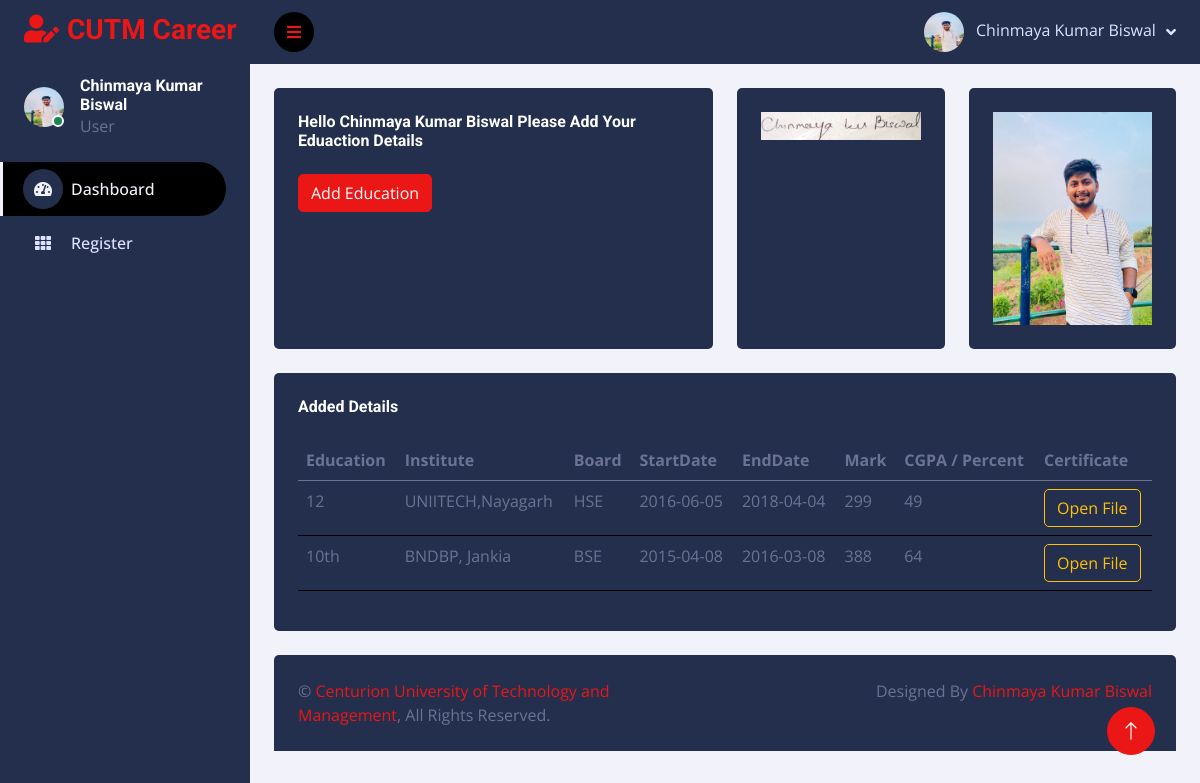
The page /user/educationDetails.php?registrationId=5 (signed in) on the database its author committed.
### tables this page shows
CREATE TABLE `user` (
  `id` int(11) NOT NULL,
  `name` varchar(255) NOT NULL,
  `email` varchar(255) NOT NULL,
  `password` varchar(255) NOT NULL,
  `image` varchar(255) NOT NULL
);

CREATE TABLE `registrationlog` (
  `id` int(11) NOT NULL,
  `Title` varchar(255) NOT NULL,
  `firstName` varchar(255) NOT NULL,
  `lastName` varchar(255) NOT NULL,
  `age` varchar(255) NOT NULL,
  `dob` varchar(255) NOT NULL,
  `email` varchar(255) NOT NULL,
  `mobile` varchar(255) NOT NULL,
  `address` varchar(255) NOT NULL,
  `postApplied` varchar(255) NOT NULL,
  `Qualification` varchar(255) NOT NULL,
  `Specialization` varchar(255) NOT NULL,
  `Experience` varchar(255) NOT NULL,
  `Skills` varchar(255) NOT NULL,
  `Remarks` varchar(255) NOT NULL,
  `Time` timestamp NOT NULL DEFAULT current_timestamp(),
  `sign` varchar(255) NOT NULL,
  `photo` varchar(255) NOT NULL,
  `cv` varchar(255) NOT NULL,
  `status` varchar(255) NOT NULL
);

CREATE TABLE `educationdetails` (
  `id` int(11) NOT NULL,
  `registrationlogId` varchar(255) NOT NULL,
  `education` varchar(255) NOT NULL,
  `Institute` varchar(255) NOT NULL,
  `board` varchar(255) NOT NULL,
  `startDate` varchar(255) NOT NULL,
  `endDate` varchar(255) NOT NULL,
  `mark` varchar(255) NOT NULL,
  `cgpa` varchar(255) NOT NULL,
  `file` varchar(255) NOT NULL
);

### include/function.php (called while the page is built, shortened)
<?php
function getRegisterDetails($db,$registrationId){
    $query="SELECT * FROM registrationlog WHERE id='$registrationId'";
    $run=mysqli_query($db,$query);
    $data=mysqli_fetch_assoc($run);
    return $data;
}
function getAllFile($db,$registrationId){
    $query="SELECT * FROM educationdetails where registrationlogId='$registrationId' ORDER BY id DESC";
    $run=mysqli_query($db,$query);
    $data=array();
    while($d=mysqli_fetch_assoc($run)){
        $data[]=$d;
    }
    return $data;
}
    function getUserDetails($db,$email){
        $query="SELECT * FROM user WHERE email='$email'";
        $run=mysqli_query($db,$query);
        $data=mysqli_fetch_assoc($run);
        return $data;
    }
?>

### user/educationDetails.php (the view, shortened to what this page needs)
<?php
require('../include/database.php');
require('../include/function.php');
$email=$_SESSION['email'];
if($_SESSION['email'])
{
    $userData=getUserDetails($db,$email);
}
else {
  header('location:../include/logout.php');
}
$registrationId=$_GET['registrationId'];
if($_GET['registrationId'])
{
  $registerData=getRegisterDetails($db,$registrationId);
}
else {
  header('location:./index.php');
}
?>
<!DOCTYPE html>
<html lang="en">
<head>
    <link href="https://cdnjs.cloudflare.com/ajax/libs/font-awesome/5.10.0/css/all.min.css" rel="stylesheet">
    <link href="https://cdn.jsdelivr.net/npm/bootstrap-icons@1.4.1/font/bootstrap-icons.css" rel="stylesheet">
    <link href="../lib/owlcarousel/assets/owl.carousel.min.css" rel="stylesheet">
    <link href="../lib/tempusdominus/css/tempusdominus-bootstrap-4.min.css" rel="stylesheet" />
    <link href="../css/bootstrap.min.css" rel="stylesheet">
    <link href="../css/style.css" rel="stylesheet">
</head>
<body>
    <div class="container-fluid position-relative d-flex p-0">
        <div class="sidebar pe-4 pb-3">
            <nav class="navbar bg-secondary navbar-dark">
                <a href="index.php" class="navbar-brand mx-4 mb-3">
                    <h3 class="text-primary"><i class="fa fa-user-edit me-2"></i>CUTM Career</h3>
                </a>
                <div class="d-flex align-items-center ms-4 mb-4">
                    <div class="position-relative">
                        <img class="rounded-circle" src="../profile/<?=$userData['image']?>" alt="" style="width: 40px; height: 40px;">
                        <div class="bg-success rounded-circle border border-2 border-white position-absolute end-0 bottom-0 p-1"></div>
                    </div>
                    <div class="ms-3">
                        <h6 class="mb-0"><?=$userData['name']?></h6>
                        <span>User</span>
                    </div>
                </div>
                <div class="navbar-nav w-100">
                    <a href="index.php" class="nav-item nav-link active"><i class="fa fa-tachometer-alt me-2"></i>Dashboard</a>
                    <a href="./registerme.php" class="nav-item nav-link"><i class="fa fa-th me-2"></i>Register</a>
                </div>
            </nav>
        </div>
        <div class="content">
            <nav class="navbar navbar-expand bg-secondary navbar-dark sticky-top px-4 py-0">
                <a href="#" class="sidebar-toggler flex-shrink-0">
                    <i class="fa fa-bars"></i>
                </a>
                <div class="navbar-nav align-items-center ms-auto">
                    <div class="nav-item dropdown">
                        <a href="#" class="nav-link dropdown-toggle" data-bs-toggle="dropdown">
                            <img class="rounded-circle me-lg-2" src="../profile/<?=$userData['image']?>" alt="" style="width: 40px; height: 40px;">
                            <span class="d-none d-lg-inline-flex"><?=$userData['name']?></span>
                        </a>
                    </div>
                </div>
            </nav>
            <div class="container-fluid pt-4 px-4">
                <div class="row g-4">
                    <div class="col-sm-12 col-xl-6">
                        <div class="bg-secondary rounded h-100 p-4">
                            <h6 class="mb-4">Hello <?=$registerData['firstName']?> <?=$registerData['lastName']?> Please
                                Add Your Eduaction Details</h6>
                            <button type="submit" class="btn btn-primary" data-toggle="modal"
                                data-target="#exampleModal">Add Education</button>
                        </div>
                    </div>
                    <div class="col-sm-12 col-xl-3">
                        <div class="bg-secondary rounded h-100 p-4">
                            <img class="img-fluid" src="../sign/<?=$registerData['sign']?>" alt="">
                        </div>
                    </div>
                    <div class="col-sm-12 col-xl-3">
                        <div class="bg-secondary rounded h-100 p-4">
                        <img class="img-fluid" src="../profile/<?=$registerData['photo']?>" alt="">
                        </div>
                    </div>
                    <div class="col-12">
                        <div class="bg-secondary rounded h-100 p-4">
                            <h6 class="mb-4">Added Details</h6>
                            <div class="table-responsive">
                                <table class="table">
                                    <thead>
                                        <tr>
                                            <th scope="col">Education</th>
                                            <th scope="col">Institute</th>
                                            <th scope="col">Board</th>
                                            <th scope="col">StartDate</th>
                                            <th scope="col">EndDate</th>
                                            <th scope="col">Mark</th>
                                            <th scope="col">CGPA / Percent</th>
                                            <th scope="col">Certificate</th>
                                        </tr>
                                    </thead>
                                    <tbody>
                                    <?php
                                        $file=getAllFile($db,$registrationId);
                                        foreach($file as $fileGet){
                                    ?>
                                        <tr>
                                            <td><?=$fileGet['education']?></td>
                                            <td><?=$fileGet['Institute']?></td>
                                            <td><?=$fileGet['board']?></td>
                                            <td><?=$fileGet['startDate']?></td>
                                            <td><?=$fileGet['endDate']?></td>
                                            <td><?=$fileGet['mark']?></td>
                                            <td><?=$fileGet['cgpa']?></td>
                                            <td>
                                                <button type="button" class="btn btn-outline-warning btn-icon-text" onclick="location.href='../allfiles/<?=$fileGet['file']?>';">
                                                    <i class="mdi mdi-whatsapp"></i> Open File
                                                </button>
                                            </td>
                                        </tr>
                                    <?php
                                        }
                                    ?>
                                    </tbody>
                                </table>
                            </div>
                        </div>
                    </div>
                </div>
            </div>
            <?php
                include_once('../include/footer.php')
            ?>
        </div>
        <a href="#" class="btn btn-lg btn-primary btn-lg-square back-to-top"><i class="bi bi-arrow-up"></i></a>
    </div>
</body>
</html>

### include/footer.php
<div class="container-fluid pt-4 px-4">
    <div class="bg-secondary rounded-top p-4">
        <div class="row">
            <div class="col-12 col-sm-6 text-center text-sm-start">
                &copy; <a href="https://cutm.ac.in/">Centurion University of Technology and Management</a>, All Rights
                Reserved.
            </div>
            <div class="col-12 col-sm-6 text-center text-sm-end">
                Designed By <a href="https://chinmayakumarbiswal.in/">Chinmaya Kumar Biswal</a>
            </div>
        </div>
    </div>
</div>

### css/style.css (style rules this page uses)
:root { --primary: #f2f3fa; --secondary: #232f4c; --light: #dde2ff; --dark: #f2f3fa; }
.back-to-top { position: fixed; display: none; right: 45px; bottom: 45px; z-index: 99; }
.btn { transition: .5s; }
.btn-lg-square { width: 48px; height: 48px; }
.btn-square, .btn-sm-square, .btn-lg-square { padding: 0; display: inline-flex; align-items: center; justify-content: center; font-weight: normal; border-radius: 50px; }
.sidebar { position: fixed; top: 0; left: 0; bottom: 0; width: 250px; height: 100vh; overflow-y: auto; background: var(--secondary); transition: 0.5s; z-index: 999; }
.content { margin-left: 250px; min-height: 100vh; background: var(--dark); transition: 0.5s; }
@media (min-width: 992px) { .sidebar { margin-left: 0; } }
@media (min-width: 992px) { .content { width: calc(100% - 250px); } }
.sidebar .navbar .navbar-nav .nav-link { padding: 7px 20px; color: var(--light); font-weight: 500; border-left: 3px solid var(--secondary); border-radius: 0 30px 30px 0; outline: none; }
.sidebar .navbar .navbar-nav .nav-link:hover, .sidebar .navbar .navbar-nav .nav-link.active { color: var(--primary); background: #000; border-color: var(--primary); }
.sidebar .navbar .navbar-nav .nav-link i { width: 40px; height: 40px; display: inline-flex; align-items: center; justify-content: center; border-radius: 40px; }
.sidebar .navbar .navbar-nav .nav-link:hover i, .sidebar .navbar .navbar-nav .nav-link.active i { background: var(--secondary); }
.content .navbar .navbar-nav .nav-link { margin-left: 25px; padding: 12px 0; color: var(--light); outline: none; }
.content .navbar .sidebar-toggler, .content .navbar .navbar-nav .nav-link i { width: 40px; height: 40px; display: inline-flex; align-items: center; justify-content: center; background: #000; border-radius: 40px; }
.content .navbar .dropdown-toggle::after { margin-left: 6px; vertical-align: middle; border: none; content: "\f107"; font-family: "Font Awesome 5 Free"; font-weight: 900; transition: .5s; }

### rows shown on the page
user: image (picture), name "Chinmaya Kumar Biswal"
registrationlog: firstName "Chinmaya Kumar", lastName "Biswal", sign (picture), photo (picture)
educationdetails: education "12", Institute "UNIITECH,Nayagarh", board "HSE", startDate "2016-06-05", endDate "2018-04-04", mark "299", cgpa "49"
educationdetails: education "10th", Institute "BNDBP, Jankia", board "BSE", startDate "2015-04-08", endDate "2016-03-08", mark "388", cgpa "64"
